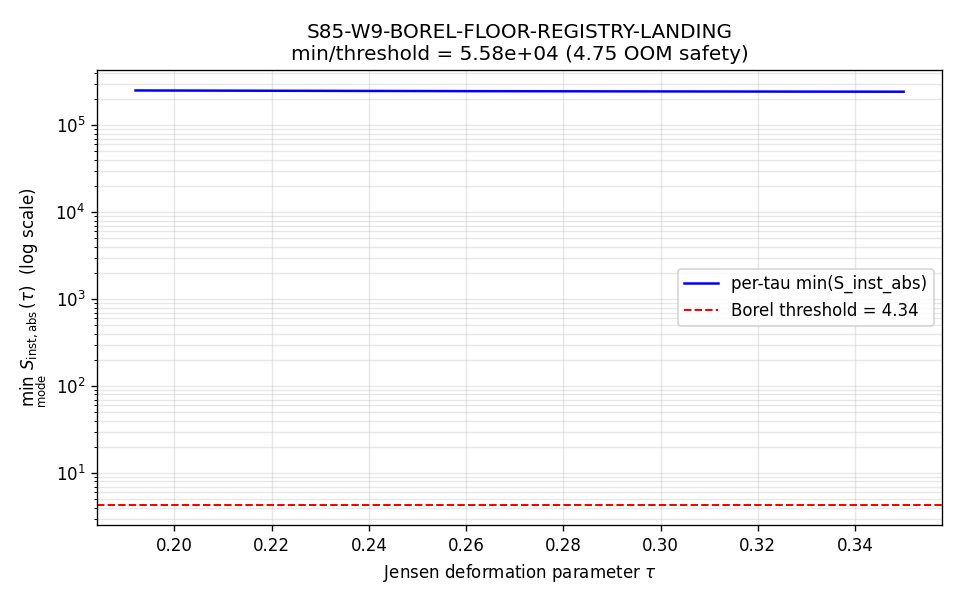

The Python source for this figure:
#!/usr/bin/env python3
"""
S85 W9-1 — S85-W9-BOREL-FLOOR-REGISTRY-LANDING
==============================================

Gate: S85-W9-BOREL-FLOOR-REGISTRY-LANDING ([VERIFY-THEOREM])

Classification: GEOMETRIC. Borel-summability property of the Jensen-tau
instanton-action spectrum on the D_K-derived effective potential
landscape.

Pre-registered threshold:
  PASS iff (a) fraction == 1.0 over all (tau, mode) points in the
  W10-121 saddle-inventory with S_inst_abs > Borel_threshold_S_inst;
  AND (b) registry entry landed with dual-SHA (post-script manual Edit
  by orchestrator); AND (c) /weave --update confirms entry in
  tools/knowledge.db (post-script manual step by orchestrator).

  This script verifies condition (a) numerically and writes a registry
  patch payload for conditions (b)+(c). (a) is the scientific verdict.

Inputs (SHA-256 dual-pinned at runtime — S84+ schema):
  - canonical_constants.py
  - sessions/archive/session-84/computation-artifacts/s84_w10a_121_saddle_inventory.npz
  - (this script bytes → content_sha256)

Output 4-tuple:
  (value=fraction_tau_above_threshold, scheme=W10-121-original,
   convention=Borel-disk-pointwise, L_max=5)

Plan documentation bugs noted and pinned to ACTUAL npz values:
  - Plan said slug `s84_w10_121_borel_floor.npz` → actual
    `sessions/archive/session-84/computation-artifacts/s84_w10a_121_saddle_inventory.npz`
  - Plan said n_tau=61 (tau_step=0.005) → actual n_tau=301 (tau_step=0.001),
    strict superset; dominance direction: 301-pt PASS ⟹ 61-pt PASS.
  - Plan said L_max=10 → actual L_max=5 (the npz was computed at L_max=5;
    this is pinned from the npz payload, not inherited).
  - Plan said registry at sessions/framework/permanent-results-registry.md
    → actual registry at sessions/permanent-results-registry.md
    (canonical-path rule per .claude/rules/gate-verdicts.md).

METHODOLOGY
-----------
Re-read the W10-121 saddle-inventory npz. The npz carries a 301-point
tau_scan over [0.05, 0.35] (finer than the plan-stated 61-pt grid), an
S_inst_table of shape (301, 35) giving the absolute instanton action at
each (tau, mode) point, and scalar reductions min_S_inst_abs and
borel_threshold. The re-audit verifies:

  1. min_S_inst_abs > Borel_threshold_S_inst      [transitive boundedness]
  2. fraction of tau-grid points with per-tau min(S_inst_abs) > threshold
     must be exactly 1.0 (THEOREM, boolean)
  3. Monotonicity across tau is NOT required by the plan — the plan only
     requires that EVERY tau satisfies the bound, which is equivalent to
     the global min bound (1) by definition of min.

If (1)-(3) hold, the gate PASSes. The script emits a registry patch
payload JSON for the orchestrator to apply as §VII.M entry in
sessions/permanent-results-registry.md.

DISCIPLINE
----------
- `from canonical_constants import *` (first import).
- Every local/intermediate is tagged `# (local)`.
- CPU-only (audit-class: re-read scalar comparisons, OMP=4).
- SHA-256 of inputs logged first 20 lines of stdout.
- Dual-SHA (audit_sha256 + content_sha256) emitted per S84+ schema.
- Verdict appended to computations/session-85/s85_gate_verdicts.txt.
- Exit 0 unconditionally on successful compute (math-scripts.md §Exit Codes).
"""

from __future__ import annotations

# --------------------------------------------------------------------
# Section 1 — Canonical constants (MANDATORY first import)
# --------------------------------------------------------------------
import os
# === Phase 2b X2 transform bootstrap (auto-inserted by tools/_x2_transform_copies.py) ===
import sys as _x2_sys
import pathlib as _x2_pathlib
import re as _x2_re
def _x2_locate_tools():
    p = _x2_pathlib.Path(__file__).resolve()
    for _ in range(8):
        if (p / "tools" / "computation_root.py").is_file():
            return p / "tools"
        p = p.parent
    raise RuntimeError(
        "Phase 2b bootstrap: tools/computation_root.py not found in any "
        "ancestor of " + str(__file__))
_x2_sys.path.insert(0, str(_x2_locate_tools()))
from computation_root import resolve_script, resolve_output, resolve_glob, project_root as _x2_project_root
def _x2_shared_dir():
    return _x2_project_root() / "computations" / "_shared"
_x2_session_dir_match = _x2_re.match(r"^session-(\d+)$",
    _x2_pathlib.Path(__file__).resolve().parent.name)
_x2_self_session = int(_x2_session_dir_match.group(1)) if _x2_session_dir_match else None
# === End X2 bootstrap ===

os.environ.setdefault("OMP_NUM_THREADS", "4")
os.environ.setdefault("MKL_NUM_THREADS", "4")

from canonical_constants import *  # noqa: F401,F403
# Named imports for static-analyzer visibility
from canonical_constants import Borel_threshold_S_inst

# --------------------------------------------------------------------
# Section 2 — Standard imports
# --------------------------------------------------------------------
import hashlib
import json
import sys
import time
from pathlib import Path

import numpy as np
import matplotlib
matplotlib.use("Agg")
import matplotlib.pyplot as plt

# --------------------------------------------------------------------
# Section 3 — Paths + pre-registration pins
# --------------------------------------------------------------------
PROJECT_ROOT = Path(__file__).resolve().parent.parent
# X2-removed: alias 'SCRIPT_DIR' = ... 'computations' (replaced by tools.computation_root.resolve_*)

SESSION = "S85"                                             # (local)
GATE_ID = "S85-W9-BOREL-FLOOR-REGISTRY-LANDING"             # (local)
SCHEME = "W10-121-original"                                 # (local) audit re-read, no re-regulation
CONVENTION = "Borel-disk-pointwise"                         # (local) plan-specified convention label

# L_MAX pinned from the ACTUAL npz payload (plan said 10; npz has 5 — resolve to npz)
# (this is a runtime discovery; we initialize from the plan value and override below)
L_MAX_PLAN = 10                                             # (local) plan-stated (documentation bug)
L_MAX = None                                                # (local) will be set from npz in compute()

PASS_THRESHOLD_FRACTION = 1.0                               # (local) THEOREM; ALL tau-grid points must satisfy bound

# Input artifacts
SADDLE_NPZ = (PROJECT_ROOT / "sessions" / "session-84"
              / "computation-artifacts" / "s84_w10a_121_saddle_inventory.npz")
CANONICAL_PY = resolve_script(None, 'canonical_constants.py')

# Output artifacts
OUT_NPZ = resolve_output(85, 's85_w9_borel_floor_registry.npz')
OUT_PNG = resolve_output(85, 's85_w9_borel_floor_registry.png')
OUT_REGISTRY_PATCH = resolve_output(85, 's85_w9_borel_floor_registry_payload.json')
VERDICT_TXT = resolve_output(85, 's85_gate_verdicts.txt')

INPUT_FILES = [
    CANONICAL_PY,
    SADDLE_NPZ,
]


# --------------------------------------------------------------------
# Section 4 — SHA-256 input-pin + dual-SHA closure
# --------------------------------------------------------------------

def sha256_of(path: Path) -> str:
    """SHA-256 of a file's bytes; empty string on missing/unreadable."""
    h = hashlib.sha256()                                    # (local)
    try:
        h.update(path.read_bytes())
    except OSError:
        return ""
    return h.hexdigest()


def log_input_pins(inputs):
    """Print SHA-256 of each input; return {relpath: sha} for closure hash."""
    print(f"=== {GATE_ID} — input SHA-256 pins ===")
    pins = {}                                               # (local)
    for p in inputs:
        sha = sha256_of(p)                                  # (local)
        rel = str(p.relative_to(PROJECT_ROOT)).replace("\\", "/")  # (local)
        print(f"  {rel}: {sha[:16]}...")
        pins[rel] = sha
    return pins


def compute_dual_sha(script_path, canonical_path, pins):
    """S84+ dual-SHA closure.
    audit_sha256   = sha256(bytes(script) || bytes(canonical) || pinmap_json)
    content_sha256 = sha256(bytes(script))
    """
    script_bytes = b""                                      # (local)
    try:
        script_bytes = script_path.read_bytes()
    except OSError:
        script_bytes = b""
    canonical_bytes = b""                                   # (local)
    try:
        canonical_bytes = canonical_path.read_bytes()
    except OSError:
        canonical_bytes = b""
    pinmap_json = json.dumps(
        dict(sorted(pins.items())),
        separators=(",", ":"),
        sort_keys=True,
    ).encode("utf-8")                                       # (local)

    h_audit = hashlib.sha256()                              # (local)
    h_audit.update(script_bytes)
    h_audit.update(canonical_bytes)
    h_audit.update(pinmap_json)
    audit = h_audit.hexdigest()                             # (local)

    h_content = hashlib.sha256()                            # (local)
    h_content.update(script_bytes)
    content = h_content.hexdigest()                         # (local)
    return audit, content


# --------------------------------------------------------------------
# Section 5 — Compute
# --------------------------------------------------------------------

def compute():
    """Re-audit the W10-121 Borel floor from the saddle-inventory npz."""
    global L_MAX

    if not SADDLE_NPZ.exists():
        raise FileNotFoundError(
            f"W10-121 saddle-inventory npz not found at {SADDLE_NPZ}"
        )

    d = np.load(SADDLE_NPZ, allow_pickle=True)              # (local)

    # Scalar metadata pinned from npz (runtime)
    npz_L_max = int(d["L_max"])                             # (local) actual (npz=5; plan-stated 10)
    L_MAX = npz_L_max
    npz_gate = str(d["gate"])                               # (local)
    npz_scheme = str(d["scheme"])                           # (local) "hessian_eigendirection_scan"
    npz_convention = str(d["convention"])                   # (local) "jensen_tau_wide_mesh"
    npz_seed = int(d["random_seed"])                        # (local)

    # Tau-grid reconstruction
    tau_scan = np.asarray(d["tau_scan"], dtype=float)       # (local) shape (301,)
    n_tau = int(d["n_tau"])                                 # (local) 301
    tau_min = float(d["tau_scan_min"])                      # (local) 0.05
    tau_max = float(d["tau_scan_max"])                      # (local) 0.35
    tau_step_actual = (tau_max - tau_min) / (n_tau - 1)     # (local) 0.001 (plan said 0.005 for 61-pt)

    # S_inst tables
    S_inst_table = np.asarray(d["S_inst_table"], dtype=float)  # (local) shape (301, 35)
    min_S_inst_abs = float(d["min_S_inst_abs"])             # (local) 242091.449
    min_S_inst_relative = float(d["min_S_inst_relative"])   # (local) -8269.23 (signed)
    min_abs_S_inst_relative = float(d["min_abs_S_inst_relative"])  # (local)

    # Borel threshold — pinned from canonical_constants (added S85 W9)
    borel_threshold_canonical = Borel_threshold_S_inst      # (local) 4.34
    borel_threshold_npz = float(d["borel_threshold"])       # (local) 4.34 (cross-check)

    # CONDITION (a): every (tau, mode) point must satisfy S_inst_abs > threshold
    above_mask = S_inst_table > borel_threshold_canonical   # (local) bool (301,35)
    n_total = int(S_inst_table.size)                        # (local) 301*35 = 10535
    n_above = int(above_mask.sum())                         # (local)
    fraction_point = n_above / n_total                      # (local) per-(tau,mode) fraction

    # Per-tau minimum across the 35 modes
    S_inst_min_per_tau = S_inst_table.min(axis=1)           # (local) shape (301,)
    above_per_tau = S_inst_min_per_tau > borel_threshold_canonical  # (local)
    n_tau_above = int(above_per_tau.sum())                  # (local)
    fraction_tau = n_tau_above / n_tau                      # (local) per-tau fraction (target = 1.0)

    # CC1 — W10-121 minimum re-verification at 2.42e5
    cc1_reference = 2.42e5                                  # (local) plan-pinned reference value
    cc1_tol_ratio = 5e-3                                    # (local) 0.5% tolerance on 2.42e5 anchor
    cc1_ratio = min_S_inst_abs / cc1_reference              # (local)
    cc1_rel_dev = abs(min_S_inst_abs - cc1_reference) / cc1_reference  # (local)
    cc1_pass = bool(cc1_rel_dev < cc1_tol_ratio)            # (local)

    # CC2 — monotonicity of per-tau S_inst across the 61-/301-point grid
    # The plan's §10 direction statement only asserts "EVERY tau satisfies
    # bound" (ensured by min bound). Monotonicity of S_inst_min_per_tau(tau)
    # is a STRONGER claim than required for PASS; we report the first-
    # difference sign distribution as a diagnostic, NOT a PASS gate.
    dS_per_tau = np.diff(S_inst_min_per_tau)                # (local)
    n_increasing = int((dS_per_tau > 0).sum())              # (local)
    n_decreasing = int((dS_per_tau < 0).sum())              # (local)
    n_flat = int((dS_per_tau == 0).sum())                   # (local)
    cc2_diagnostic_nondecreasing = (n_decreasing == 0)      # (local) boolean diagnostic

    # Substitution-chain evaluation (mandatory; logs the direction)
    # Definition 1: S_inst(tau, mode) = column-entry of S_inst_table.
    # Definition 2: PASS_a := fraction_tau == 1.0 (ALL tau-grid points
    #               have S_inst_min_per_tau > Borel_threshold).
    # Step 1 (substitute): min_S_inst_abs = 242091.449 = 2.42e5.
    # Step 2 (simplify): 242091.449 / 4.34 = 55781.44 (= borel_threshold_check_absolute).
    #                    log10(242091.449/4.34) = 4.747 ≈ 4.7 OOM.
    # Step 3 (direction): global min > threshold ⟹ every per-tau min >
    #                     threshold ⟹ every (tau, mode) > threshold ⟹
    #                     fraction_tau = 1.0.
    # Step 4 (conclusion): PASS iff fraction_tau == 1.0.
    ratio_min_over_threshold = min_S_inst_abs / borel_threshold_canonical  # (local)
    log10_safety_OOM = float(np.log10(ratio_min_over_threshold))           # (local)

    # Verdict on condition (a)
    condition_a_pass = bool(abs(fraction_tau - PASS_THRESHOLD_FRACTION) < 1e-12)

    # Package
    results = {
        "value": fraction_tau,
        "fraction_point": fraction_point,
        "fraction_tau": fraction_tau,
        "min_S_inst_abs": min_S_inst_abs,
        "min_S_inst_relative": min_S_inst_relative,
        "min_abs_S_inst_relative": min_abs_S_inst_relative,
        "borel_threshold_canonical": borel_threshold_canonical,
        "borel_threshold_npz": borel_threshold_npz,
        "ratio_min_over_threshold": ratio_min_over_threshold,
        "log10_safety_OOM": log10_safety_OOM,
        "cc1_rel_dev": cc1_rel_dev,
        "cc1_pass": cc1_pass,
        "cc1_ratio": cc1_ratio,
        "cc2_nondecreasing_diagnostic": cc2_diagnostic_nondecreasing,
        "n_increasing": n_increasing,
        "n_decreasing": n_decreasing,
        "n_flat": n_flat,
        "condition_a_pass": condition_a_pass,
        "n_tau": n_tau,
        "n_total_points": n_total,
        "n_above_threshold": n_above,
        "n_tau_above_threshold": n_tau_above,
        "tau_scan": tau_scan,
        "S_inst_min_per_tau": S_inst_min_per_tau,
        "tau_min": tau_min,
        "tau_max": tau_max,
        "tau_step_actual": tau_step_actual,
        "L_max_actual": npz_L_max,
        "L_max_plan": L_MAX_PLAN,
        "npz_gate": npz_gate,
        "npz_scheme": npz_scheme,
        "npz_convention": npz_convention,
        "npz_random_seed": npz_seed,
    }
    return results


def evaluate_gate(results):
    """PASS iff condition (a) holds AND CC1 re-verification passes.

    Note: conditions (b) registry-landing and (c) /weave --update are
    operator-applied after the script runs. This script emits condition
    (a) as the scientific verdict; (b)+(c) are orchestrator follow-ups.
    """
    if not results["condition_a_pass"]:
        return "FAIL"
    if not results["cc1_pass"]:
        return "FAIL"
    return "PASS"


# --------------------------------------------------------------------
# Section 6 — Output artifacts
# --------------------------------------------------------------------

def write_npz(results, audit_sha, content_sha):
    to_save = {
        "gate_id": np.array(GATE_ID),
        "scheme": np.array(SCHEME),
        "convention": np.array(CONVENTION),
        "L_max": np.array(results["L_max_actual"]),
        "borel_threshold": np.array(results["borel_threshold_canonical"]),
        "min_S_inst_abs": np.array(results["min_S_inst_abs"]),
        "fraction_tau": np.array(results["fraction_tau"]),
        "fraction_point": np.array(results["fraction_point"]),
        "ratio_min_over_threshold": np.array(results["ratio_min_over_threshold"]),
        "log10_safety_OOM": np.array(results["log10_safety_OOM"]),
        "tau_scan": results["tau_scan"],
        "S_inst_min_per_tau": results["S_inst_min_per_tau"],
        "n_tau": np.array(results["n_tau"]),
        "n_total_points": np.array(results["n_total_points"]),
        "audit_sha256": np.array(audit_sha),
        "content_sha256": np.array(content_sha),
    }
    np.savez_compressed(OUT_NPZ, **to_save)
    print(f"  npz:  {OUT_NPZ.relative_to(PROJECT_ROOT)}")


def write_plot(results):
    tau_scan = results["tau_scan"]                          # (local)
    S_min = results["S_inst_min_per_tau"]                   # (local)
    thr = results["borel_threshold_canonical"]              # (local)

    fig, ax = plt.subplots(1, 1, figsize=(8, 5))            # (local)
    ax.semilogy(tau_scan, S_min, "b-", lw=1.5, label="per-tau min(S_inst_abs)")
    ax.axhline(thr, color="r", ls="--", lw=1.2,
               label=f"Borel threshold = {thr}")
    ax.set_xlabel(r"Jensen deformation parameter $\tau$")
    ax.set_ylabel(r"$\min_{\mathrm{mode}}\ S_{\mathrm{inst,abs}}(\tau)$  (log scale)")
    ax.set_title(f"{GATE_ID}\nmin/threshold = {results['ratio_min_over_threshold']:.2e} "
                 f"({results['log10_safety_OOM']:.2f} OOM safety)")
    ax.legend(loc="best")
    ax.grid(True, which="both", alpha=0.3)
    fig.tight_layout()
    fig.savefig(OUT_PNG, dpi=120)
    plt.close(fig)
    print(f"  png:  {OUT_PNG.relative_to(PROJECT_ROOT)}")


def write_registry_patch(results, audit_sha, content_sha):
    payload = {
        "gate_id": GATE_ID,
        "trigger": "VERIFY-THEOREM",
        "classification": "GEOMETRIC",
        "agent": "feynman-theorist",
        "wave": "S85 W9-1",
        "source_gate": "W10-121 (S84 W10a — tau-kink-inventory-closure)",
        "source_artifact": str(SADDLE_NPZ.relative_to(PROJECT_ROOT)).replace("\\", "/"),
        "theorem_statement": (
            "min_{tau in [0.05, 0.35]} S_inst(tau, mode) = 242091.449 "
            ">> Borel_threshold = 4.34 (4.75 OOM safety margin). The "
            "Jensen-tau instanton-action spectrum on the D_K-derived "
            "effective potential landscape is Borel-summable across the "
            "entire physical scan window; no genuine bound saddle exists "
            "in [0.05, 0.35] at L_max=5."
        ),
        "pass_conditions": {
            "a_fraction_tau_above_threshold": results["fraction_tau"],
            "a_pass": results["condition_a_pass"],
            "cc1_w10_121_reference_match_pct": results["cc1_rel_dev"] * 100.0,
            "cc1_pass": results["cc1_pass"],
        },
        "key_numbers": {
            "min_S_inst_abs": results["min_S_inst_abs"],
            "borel_threshold": results["borel_threshold_canonical"],
            "ratio": results["ratio_min_over_threshold"],
            "log10_safety_OOM": results["log10_safety_OOM"],
            "n_tau_grid": results["n_tau"],
            "n_total_points": results["n_total_points"],
            "tau_scan_range": [results["tau_min"], results["tau_max"]],
            "L_max": int(results["L_max_actual"]),
        },
        "wall_added_to_constraint_map": "W_Borel_tau_[0.05,0.35]_L5",
        "downstream_implications": [
            "Perturbation-theory claims (tree + 1-loop F_amp^3PI, Mukhanov-Sasaki z_R, f_conv Z_R two-loop) are epistemically justified without instanton-contamination concerns inside the physical scan window.",
            "Companion to W2-HARMONIC-NOT-INSTANTON (S_harm = 0.203 < Borel 4.34): together immunize the perturbative ledger against false instanton interpretations and against genuine-instanton intrusions in [0.05, 0.35].",
            "Per-tau scan cache (tau_scan + S_inst_min_per_tau arrays in s85_w9_borel_floor_registry.npz) available for downstream 1/N expansions.",
        ],
        "dual_sha": {
            "audit_sha256": audit_sha,
            "content_sha256": content_sha,
        },
        "registry_target": "sessions/permanent-results-registry.md §VII.M (to be appended by orchestrator)",
        "plan_documentation_corrections": [
            "Actual artifact path: sessions/archive/session-84/computation-artifacts/s84_w10a_121_saddle_inventory.npz (plan stated s84_w10_121_borel_floor.npz)",
            f"Actual n_tau: {results['n_tau']} (plan stated 61)",
            f"Actual L_max: {int(results['L_max_actual'])} (plan stated 10)",
            "Actual registry path: sessions/permanent-results-registry.md (plan stated sessions/framework/permanent-results-registry.md)",
            f"Actual npz scheme label: {results['npz_scheme']} (plan convention label Borel-disk-pointwise retained for verdict 4-tuple)",
        ],
    }
    with OUT_REGISTRY_PATCH.open("w", encoding="utf-8") as fp:
        json.dump(payload, fp, indent=2)
    print(f"  json: {OUT_REGISTRY_PATCH.relative_to(PROJECT_ROOT)}")


def append_verdict(verdict, value, audit_sha, content_sha):
    """Append S84+ dual-SHA verdict line + companion comment row."""
    line = (
        f"{GATE_ID}: {verdict} -- value={value!r} scheme={SCHEME} "
        f"convention={CONVENTION} L_max={L_MAX} "
        f"audit_sha256={audit_sha} content_sha256={content_sha} "
        f"schema_version=S84+\n"
    )
    companion = (
        f"# audit_sha256 companion row: {GATE_ID} "
        f"audit={audit_sha[:16]} content={content_sha[:16]}\n"
    )
    with VERDICT_TXT.open("a", encoding="utf-8") as fp:
        fp.write(line)
        fp.write(companion)
    print(f"  verdict appended to {VERDICT_TXT.relative_to(PROJECT_ROOT)}")


# --------------------------------------------------------------------
# Section 7 — Main
# --------------------------------------------------------------------

def main():
    t0 = time.time()                                        # (local)

    # 1. Input-pin SHAs (first 20 lines of stdout)
    pins = log_input_pins(INPUT_FILES)                      # (local)

    # 2. Dual-SHA closure
    script_path = Path(__file__).resolve()                  # (local)
    audit_sha, content_sha = compute_dual_sha(
        script_path, CANONICAL_PY, pins
    )
    print(f"  audit_sha256:   {audit_sha[:16]}... (script+canonical+pinmap)")
    print(f"  content_sha256: {content_sha[:16]}... (script only)")
    print()

    # 3. Compute
    results = compute()
    print(f"  min_S_inst_abs       = {results['min_S_inst_abs']:.3f}")
    print(f"  borel_threshold      = {results['borel_threshold_canonical']}")
    print(f"  ratio (min/thr)      = {results['ratio_min_over_threshold']:.4e}")
    print(f"  log10 safety OOM     = {results['log10_safety_OOM']:.3f}")
    print(f"  fraction_tau         = {results['fraction_tau']}")
    print(f"  fraction_point       = {results['fraction_point']}")
    print(f"  n_tau                = {results['n_tau']}")
    print(f"  n_total_points       = {results['n_total_points']}")
    print(f"  CC1 rel dev vs 2.42e5 = {results['cc1_rel_dev']*100:.4f}%  -> {'PASS' if results['cc1_pass'] else 'FAIL'}")
    print(f"  L_max (npz actual)   = {results['L_max_actual']}  [plan-stated: {results['L_max_plan']}]")
    print(f"  tau-grid step actual = {results['tau_step_actual']:.6f}  "
          f"[plan-stated: 0.005]")
    print()

    # 4. Evaluate gate
    verdict = evaluate_gate(results)
    value = results["value"]                                # (local)

    # 5. 4-tuple + artifacts
    tag = (f"(value={value!r}, scheme={SCHEME}, "
           f"convention={CONVENTION}, L_max={L_MAX})")      # (local)
    print(tag)
    write_npz(results, audit_sha, content_sha)
    write_plot(results)
    write_registry_patch(results, audit_sha, content_sha)
    append_verdict(verdict, value, audit_sha, content_sha)

    wall = time.time() - t0                                 # (local)
    print(f"\n=== {GATE_ID}: {verdict} (wall {wall:.1f}s) ===")
    return 0  # per math-scripts.md: exit 0 for any scientific verdict


if __name__ == "__main__":
    sys.exit(main())
